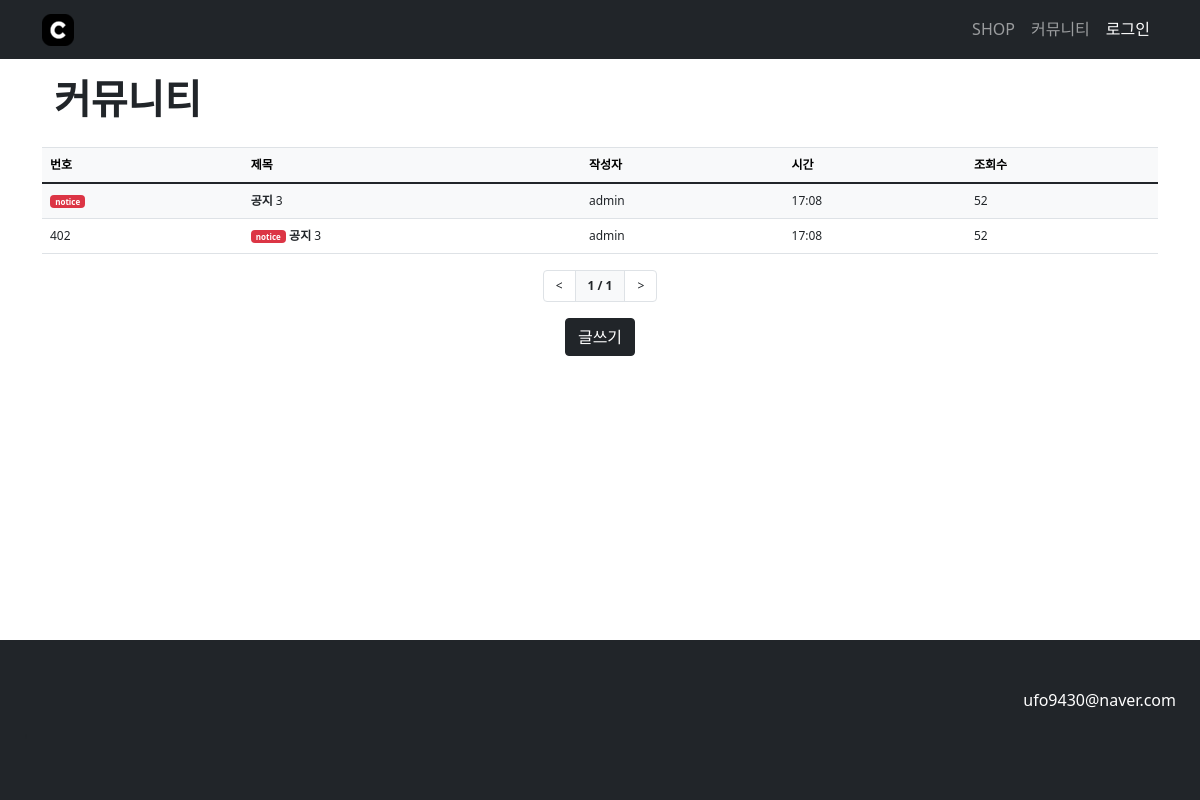
/posts/, run on the app's committed database.
### community/models.py (models this page shows)
class Article(models.Model):
    category = models.CharField(max_length=50, choices=CATEGORY, null=True)
    name = models.ForeignKey(User, on_delete=models.CASCADE)
    title = models.CharField(max_length=50)
    contents = RichTextUploadingField(blank=True, null=True)
    cdate = models.DateTimeField(auto_now_add=True)
    hits = models.PositiveIntegerField(default=0, verbose_name='조회수')

### users/models.py (models this page shows)
class User(AbstractUser):
    profile_picture = models.ImageField(upload_to='profile', default='/media/profile/profile_default.jpg', null=True)

### community/views.py (the view)
# urls.py: path('posts/',include('community.urls')),
def posts(request):
    page = request.GET.get('page', '1')
    articleList = Article.objects.order_by('-cdate')
    noticeList = Article.objects.filter(category='notice')
    paginator = Paginator(articleList, 30)
    page_obj = paginator.get_page(page)
    max_page = len(paginator.page_range)
    context = {'articleList': page_obj, 'max_page': max_page, 'noticeList':noticeList}
    return render(request, 'community/posts.html', context)

### templates/community/posts.html
{% extends "base.html" %}
{% load community_filter %}
{% block content %}
<div class="container my-3">
    <div class="container d-flex my-3 justify-content-start">
        <div>
            <h1 style="font-weight: bold;">커뮤니티</h1>
        </div>
    </div>
    <table class="table border-top" style="font-size: 12px;">
        <thead>
            <tr class="table-light">
                <th>번호</th>
                <th>제목</th>
                <th>작성자</th>
                <th>시간</th>
                <th>조회수</th>
            </tr>
        </thead>
        <tbody>
            {%for notice in noticeList %}
            <tr class="bg-light">
                <td>
                    <span class="badge bg-danger" style="font-size: 8px;">{{notice.category}}</span>
                </td>
                <td>
                    <strong><a href="/posts/v/{{notice.id}}" class="text-decoration-none link-dark">{{ notice.title }}</a></strong>
                    {% if notice.comment_set.count > 0 %}
                    <span style="font-size: 12px;">{{notice.comment_set.count}}</span>
                    {% else %}
                    <span> </span>
                    {% endif %}
                </td>
                <td>
                    {{notice.name}}
                </td>
                <td>
                    {{notice.cdate|date:"H:m"}}
                </td>
                <td>
                    {{notice.hits}}
                </td>
            </tr>
            {% endfor %}
            {%for article in articleList %}
            <tr>
                <td>{{article.id}}</td>
                <td>
                    {%if article.category == "notice" %}
                    <span class="badge bg-danger" style="font-size: 8px;">{{article.category}}</span>
                    {% else %}
                    <span class="badge bg-secondary" style="font-size: 8px;">{{article.category}}</span>
                    {% endif %}
                    <strong><a href="/posts/v/{{article.id}}" class="text-decoration-none link-dark">{{ article.title }}</a></strong>
                    {% if article.comment_set.count > 0 %}
                    <span style="font-size: 12px;">{{article.comment_set.count}}</span>
                    {% else %}
                    <span> </span>
                    {% endif %}
                </td>
                <td>
                    {{article.name}}
                </td>
                <td>
                    {{article.cdate|date:"H:m"}}
                </td>
                <td>
                    {{article.hits}}
                </td>
            </tr>
            {% endfor %}
        </tbody>
    </table>
    <nav class="pagination-wrapper" style="font-size: 12px;">
        <ul class="pagination justify-content-center">
            {% if articleList.has_previous %}
            <li class="page-item">
                <a class="page-link text-dark" href="?page={{ articleList.previous_page_number }}">&lt;</a>
            </li>
            {% else %}
            <li class="page-item disabled">
                <a class="page-link text-dark" tabindex="-1" aria-disabled="true" href="#">&lt;</a>
            </li>
            {% endif %}
            <li class="page-item active" aria-current="page">
                <a class="page-link bg-light text-dark border">{{ articleList.number }} / {{ max_page }}</a>
            </li>
            {% if articleList.has_next %}
            <li class="page-item">
                <a class="page-link text-dark" href="?page={{ articleList.next_page_number }}">&gt;</a>
            </li>
            {% else %}
            <li class="page-item disabled">
                <a class="page-link text-dark" tabindex="-1" aria-disabled="true" href="#">&gt;</a>
            </li>
            {% endif %}
        </ul>
    </nav>
    <div class="text-center">
        <button class="btn btn-dark" onclick="location.href='write/' ">글쓰기</button>
    </div>
</div>
{% endblock %}

### static/css/base_style.css (style rules this page uses)
.active { font-weight: bold; }

### data on the page
Article: category "notice", title "공지", comment_set.count "3", name "admin", cdate "17:08", hits "52", id "402"

### other printed values
{{ articleList.number }} "1"
{{ max_page }} "1"
